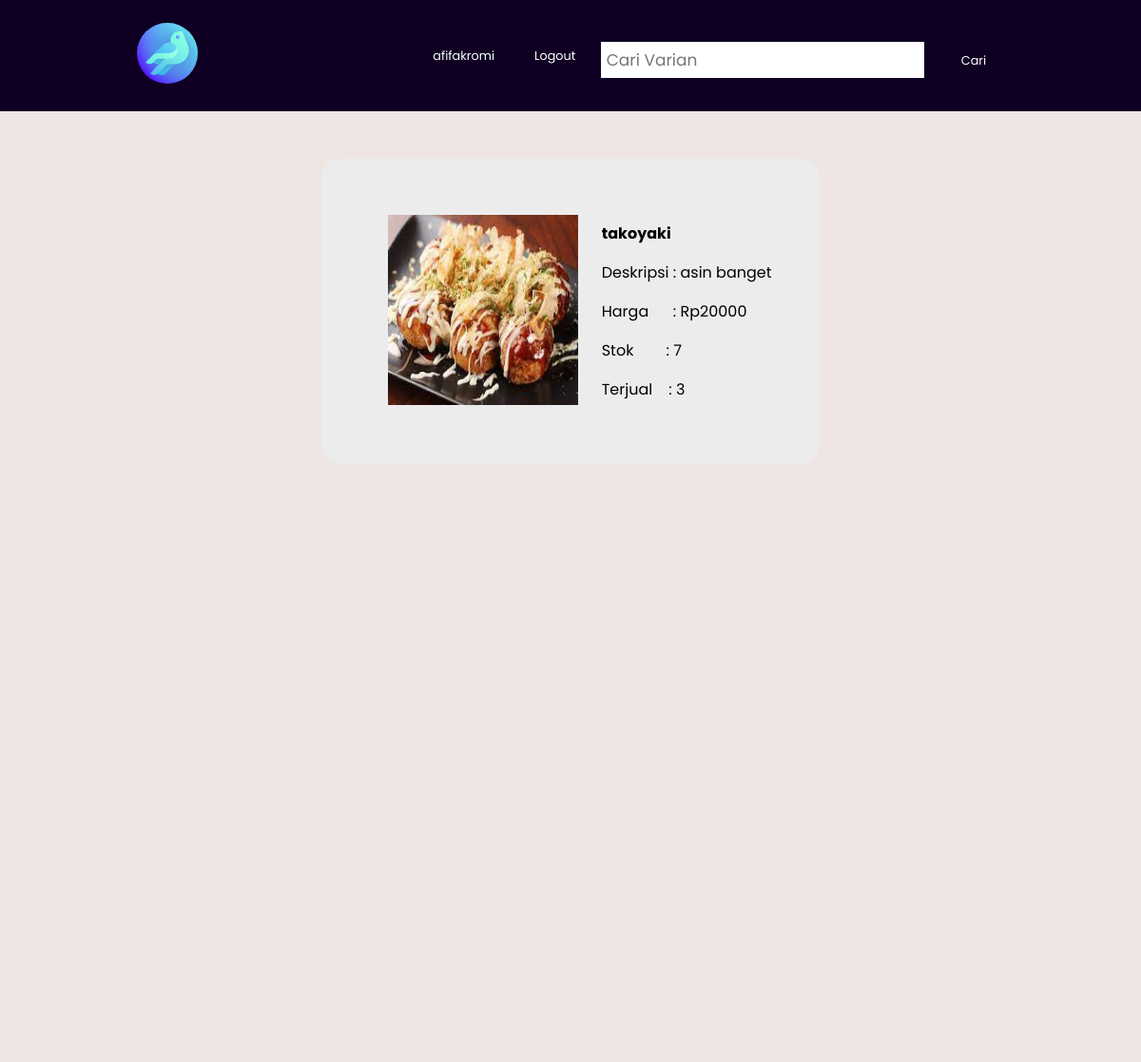
/product.php?id=takoyaki (signed in), run on the app's committed database.
### tables this page shows
CREATE TABLE Produk(nama CHAR (50) PRIMARY KEY NOT NULL, deskripsi TEXT NOT NULL, harga INT NOT NULL, stok INT NOT NULL, gambar TEXT NOT NULL, nama_terjual CHAR (50) NOT NULL, CONSTRAINT fk_penjualan FOREIGN KEY (nama_terjual) REFERENCES Penjualan(nama) ON DELETE CASCADE);

CREATE TABLE Penjualan (nama CHAR(50) PRIMARY KEY NOT NULL, terjual INT NOT NULL);

### product.php (the view, shortened to what this page needs)
<?php
    require_once "db.php";
    if (isset($_GET['id'])) {
        $id = $_GET['id'];
        $produk = $connection->query("SELECT * FROM Produk, Penjualan WHERE Produk.nama = Penjualan.nama AND
        Produk.nama='$id'");
        while($row=$produk->fetch(PDO::FETCH_ASSOC)){
            $product_name = $row["nama"];
            $price = $row["harga"];
            $description = $row["deskripsi"];
            $stock = $row["stok"];
            $image = $row["gambar"];
            $sold = $row['terjual'];
        }
}
?>
<!DOCTYPE html>
    <head>
        <link href="css/product.css" rel="stylesheet" type="text/css">
    </head>
    <body>
        <?php require_once 'navbar.php';?>
        <div class="container-detail-produk">
                <div class="layoutContentHal">
                <?php
                    if(isset($_POST['button'])){
                ?>
                    <div>Product Has Been Delete</div>
                <?php
                        $connection->query("DELETE FROM Produk WHERE nama = '$id'");
                        $connection->query("DELETE FROM Penjualan WHERE nama = '$id'");
                        unlink("img/uploads/$image");
                    }
                    else{
                ?>
                        <div class='contentHal'>
                            <img src="img/uploads/<?php echo $image;?>" id='gambar' width='200' height='200'>
                        </div>
                        <div class='contentHal' width='200' height='200'>
                            <p id='namaProduk'><strong><?php echo $product_name;?></strong></p>
                            <p id='deskripsi'>Deskripsi : <?php echo $description;?></p>
                            <p id='harga'>Harga &nbsp&nbsp&nbsp&nbsp&nbsp: <?php echo "Rp".$price;?></p>
                            <p id='stok'>Stok &nbsp&nbsp&nbsp&nbsp&nbsp&nbsp&nbsp: <?php echo $stock;?></p>
                            <p id='terjual'>Terjual &nbsp&nbsp&nbsp: <?php echo $sold;?></p>
                        </div>
                <?php
                    }
                ?>
            </div>
        </div>
    </body>
</html>

### css/product.css (style rules this page uses)
.container-detail-produk { width: 100%; height: 1000px; display: grid; align-content: start; background-color: #EFE5E2; }
.layoutContentHal { margin: auto; margin-top: 50px; padding: 50px; text-align: center; background-color:#ECECEC; border-radius: 20px; max-width: fit-content; }
.contentHal { display: inline-block; padding-left: 20px; vertical-align: middle; text-align: left; font-family: "Comic Sans MS"; }

### css/navbar.css (style rules this page uses)
* { box-sizing: border-box; font-family: "Poppins", sans-serif; }
body { padding: 0; margin: 0; }

### data on the page
produk: gambar (picture), nama_terjual.nama "takoyaki", deskripsi "asin banget", harga "20000", stok "7", nama_terjual.terjual "3"

### other printed values
$username "afifakromi"
